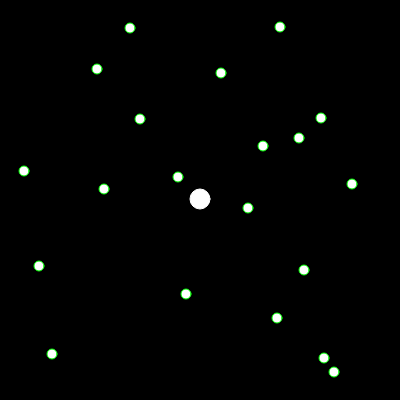
Frame 1 (no input)
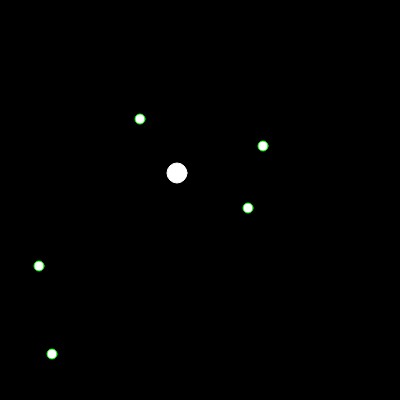
Frame 60 (no input)
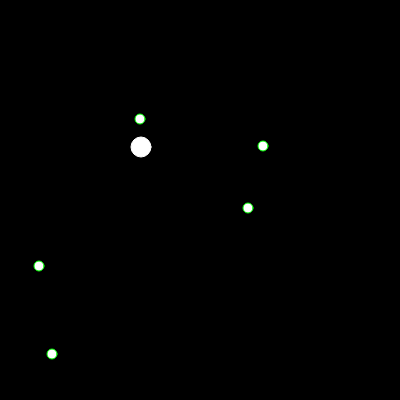
Frame 120 (the mouse pressed at the canvas centre since frame 60)

The p5.js sketch that drew these frames (run headless with seeded random() and noise() and a simulated clock; from frame 60 on, the mouse is pressed at the canvas centre):

// p5.js sketch
// ── sketch.js
function setup(){
    HEIGHT = 400;
    WIDTH = 400;
    createCanvas(HEIGHT, WIDTH);
    frameRate(30);

    b = new Bug(HEIGHT / 2, WIDTH / 2);

    foodArray = new Array();
    for(let i = 0; i < 20; ++i){
        foodArray.push(new Food());
    }
}

function draw(){
    background(0);
    stroke(255);
    foodArray.forEach(food => {
       food.render();
    });

    b.findFood();
    b.walkToTarget();
}

class Bug{
    constructor(x,y){
        this.x = x;
        this.y = y;
        this.targetX = floor(random(400));
        this.targetY = floor(random(400));
        this.consumedFood = 0;

    }

    // look for the closest food and set that as a target.  otherwise return false
    findFood(){
        let closestDist = 1000;
        foodArray.forEach(food => {
            let currentDist = dist(this.x, this.y, food.x, food.y);
            if (currentDist < closestDist & currentDist > 4){
                closestDist = currentDist;
                this.targetX = food.x;
                this.targetY = food.y;
            } else if (currentDist <= 4){
                foodArray.splice(food, 1);
                console.log('this happened');
            }
        }); 
    }



    walkToTarget(){
        if(this.x == this.targetX){
            // find a new target
        } else if(this.x > this.targetX){
            this.x -= floor(random(2));
        } else{
            this.x += floor(random(2));
        }
        
        if(this.y == this.targetY){
            // find a new target?
        } if(this.y > this.targetY){
            this.y -= floor(random(2));
        } else{
            this.y += floor(random(2));
        }
        stroke(255);
        circle(this.x, this.y, 20);
    }

}

class Food{
   constructor()  {
       this.x = floor(random(WIDTH));
       this.y = floor(random(HEIGHT));
   }

   render(){
       stroke(0,255,0);
       circle(this.x, this.y, 10);
   }
}
